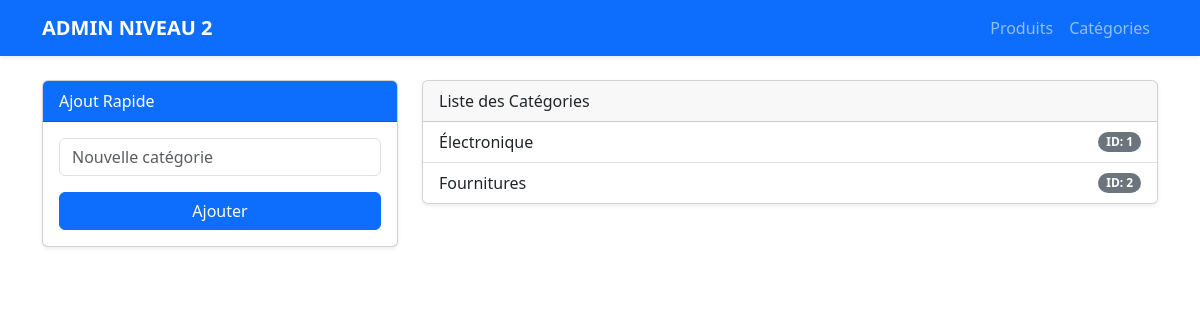
/04_ARSENAL_CRUD_ULTRA_RAPIDE/NIVEAU_2_JOINTURE_SIMPLE/manage_categories.php, run on the app's committed database.
### tables this page shows
CREATE TABLE categorie (
    id_cat INT AUTO_INCREMENT PRIMARY KEY,
    libelle VARCHAR(50) NOT NULL
);

### 04_ARSENAL_CRUD_ULTRA_RAPIDE/NIVEAU_2_JOINTURE_SIMPLE/manage_categories.php (the view, shortened to what this page needs)
<?php
include 'db.php';
$categories = $pdo->query("SELECT * FROM categorie")->fetchAll();
?>
<!DOCTYPE html>
<html>
<head>
    <link href="https://cdn.jsdelivr.net/npm/bootstrap@5.3.0/dist/css/bootstrap.min.css" rel="stylesheet">
</head>
<body>
    <nav class="navbar navbar-expand-lg navbar-dark bg-primary mb-4 shadow-sm">
        <div class="container">
            <a class="navbar-brand fw-bold" href="index.php">ADMIN NIVEAU 2</a>
            <div class="collapse navbar-collapse" id="navbarNav">
                <ul class="navbar-nav ms-auto">
                    <li class="nav-item"><a class="nav-link" href="produit_gestion.php">Produits</a></li>
                    <li class="nav-item"><a class="nav-link" href="categorie_gestion.php">Catégories</a></li>
                </ul>
            </div>
        </div>
    </nav>
    <div class="container">
        <div class="row">
            <div class="col-md-4">
                <div class="card shadow-sm">
                    <div class="card-header bg-primary text-white">Ajout Rapide</div>
                    <div class="card-body">
                        <form method="POST">
                            <div class="mb-3">
                                <input type="text" name="libelle" class="form-control" placeholder="Nouvelle catégorie" required>
                            </div>
                            <button type="submit" class="btn btn-primary w-100">Ajouter</button>
                        </form>
                    </div>
                </div>
            </div>
            <div class="col-md-8">
                <div class="card shadow-sm">
                    <div class="card-header">Liste des Catégories</div>
                    <ul class="list-group list-group-flush">
                        <?php foreach($categories as $c): ?>
                        <li class="list-group-item d-flex justify-content-between align-items-center">
                            <?= $c['libelle'] ?>
                            <span class="badge bg-secondary rounded-pill">ID: <?= $c['id_cat'] ?></span>
                        </li>
                        <?php endforeach; ?>
                    </ul>
                </div>
            </div>
        </div>
    </div>
</body>
</html>

### data on the page
categorie: libelle "Électronique", id_cat "1"
categorie: libelle "Fournitures", id_cat "2"
